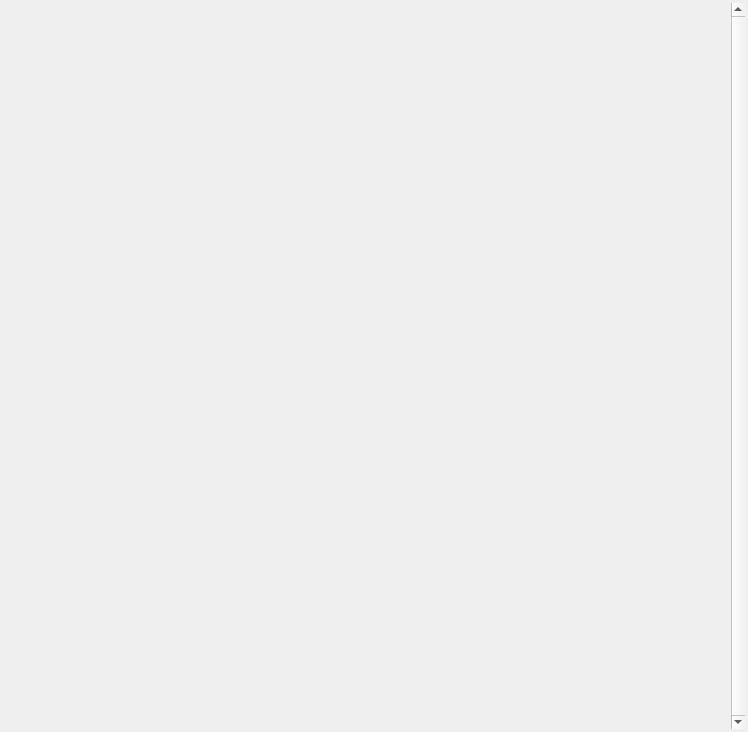
<?xml version="1.0" encoding="UTF-8"?>
<ui version="4.0">
 <class>diagnosticsPage2</class>
 <widget class="QWidget" name="diagnosticsPage2">
  <property name="geometry">
   <rect>
    <x>0</x>
    <y>0</y>
    <width>748</width>
    <height>732</height>
   </rect>
  </property>
  <property name="windowTitle">
   <string>Form</string>
  </property>
  <layout class="QVBoxLayout" name="verticalLayout">
   <property name="leftMargin">
    <number>9</number>
   </property>
   <property name="topMargin">
    <number>3</number>
   </property>
   <property name="rightMargin">
    <number>3</number>
   </property>
   <property name="bottomMargin">
    <number>3</number>
   </property>
   <item>
    <widget class="QScrollArea" name="diagnostics2ScrollArea">
     <property name="frameShape">
      <enum>QFrame::NoFrame</enum>
     </property>
     <property name="verticalScrollBarPolicy">
      <enum>Qt::ScrollBarAlwaysOn</enum>
     </property>
     <property name="horizontalScrollBarPolicy">
      <enum>Qt::ScrollBarAlwaysOff</enum>
     </property>
     <property name="widgetResizable">
      <bool>true</bool>
     </property>
     <widget class="QWidget" name="diagnostics2ScrollAreaContent">
      <property name="geometry">
       <rect>
        <x>0</x>
        <y>0</y>
        <width>722</width>
        <height>726</height>
       </rect>
      </property>
      <layout class="QVBoxLayout" name="verticalLayout_2">
       <property name="leftMargin">
        <number>0</number>
       </property>
       <property name="topMargin">
        <number>18</number>
       </property>
       <property name="rightMargin">
        <number>27</number>
       </property>
       <property name="bottomMargin">
        <number>18</number>
       </property>
       <item>
        <layout class="QGridLayout" name="diagnostics2ScrollAreaLayout">
         <property name="spacing">
          <number>9</number>
         </property>
        </layout>
       </item>
      </layout>
     </widget>
    </widget>
   </item>
  </layout>
 </widget>
 <resources/>
 <connections/>
</ui>
